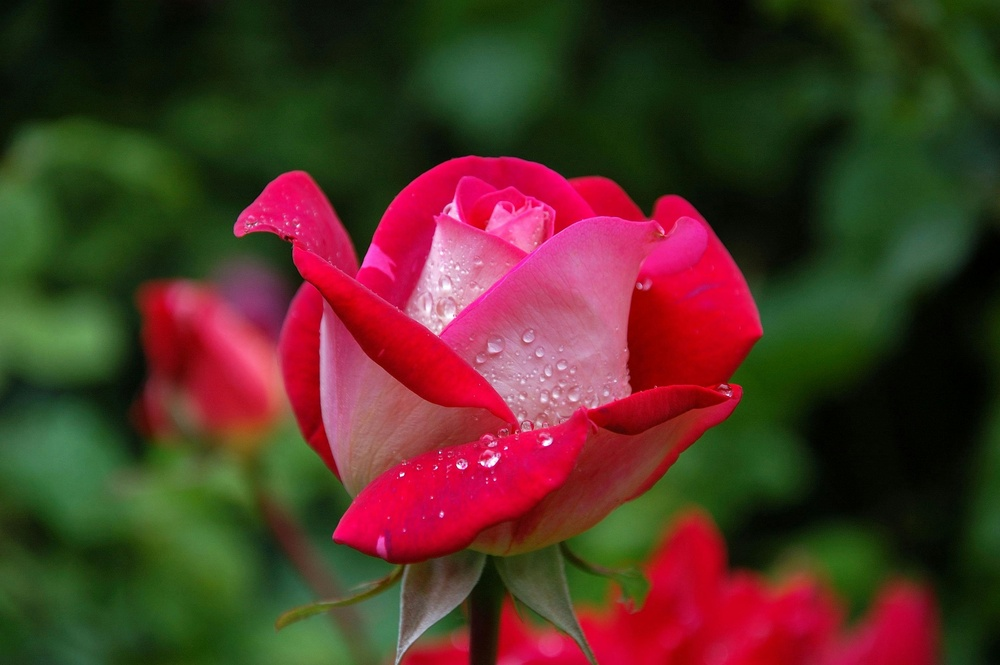
#> input picture week-11/rose.jpg, 1000 x 665 px, shrunk from 3008 x 2000 before the run
$ jupyter execute assignment-week11.ipynb
#> lines starting #> are read from the running program, lines starting #| are printed output that depends on the picture
[cell 1]
import matplotlib.pyplot as plt
import numpy as np
import cv2

[cell 2]
# Load the image
img = cv2.imread('rose.jpg')
#> img is the input picture: shape (665, 1000, 3); mean B, G, R 38.3, 51.3, 81.6
img_rgb = cv2.cvtColor(img, cv2.COLOR_BGR2RGB)

# Convert to grayscale
img_gray = cv2.cvtColor(img, cv2.COLOR_BGR2GRAY)
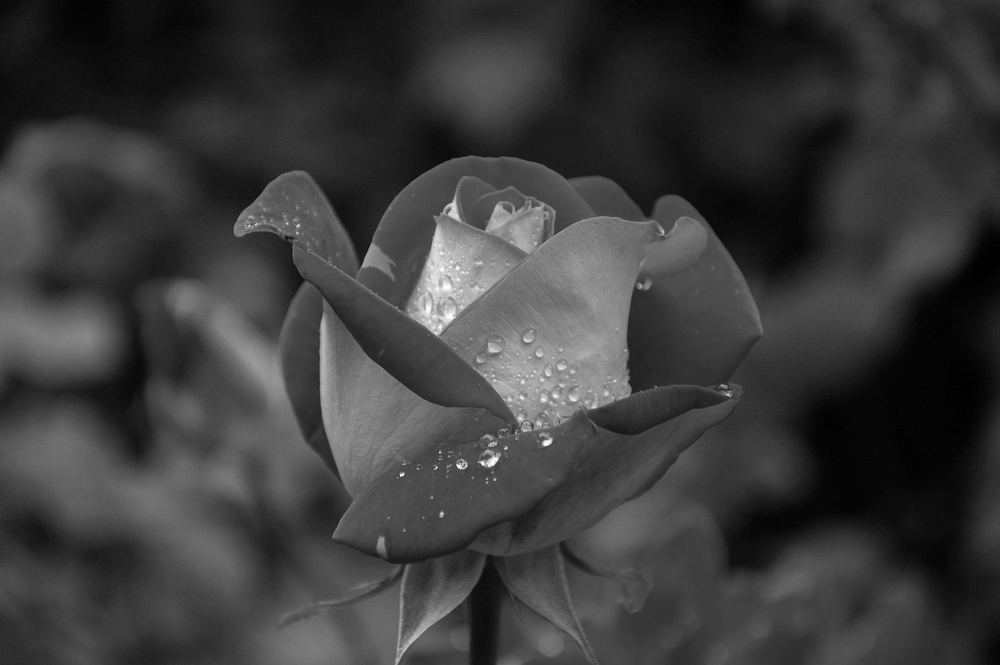
#> img_gray: shape (665, 1000); min 0, max 255, mean 58.9

[cell 3]
# Plot original image
plt.figure(figsize=(12, 8))
plt.subplot(221)
plt.imshow(img_rgb)
plt.title('Original Image')
plt.axis('off')

# Plot grayscale image
plt.subplot(222)
plt.imshow(img_gray, cmap='gray')
plt.title('Grayscale Image')
plt.axis('off')
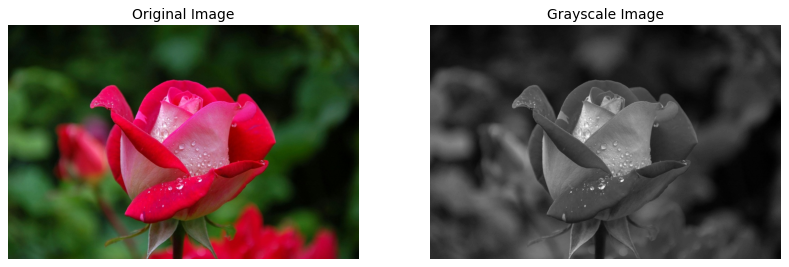
#> figure drawn by matplotlib, 2 panels

[cell 4]
# Plot pixel value distribution for grayscale image
plt.subplot(223)
plt.hist(img_gray.ravel(), bins=256, range=(0, 256), density=True)
plt.title('Pixel Value Distribution (Grayscale)')
plt.xlabel('Pixel Value')
plt.ylabel('Frequency')
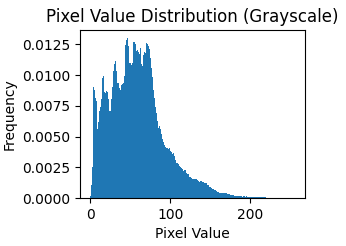
#> figure drawn by matplotlib, 1 panel; tallest bar 0.013 high, from x = 46 to 47

[cell 5]
# Calculate and plot RGB histograms
colors = ('r', 'g', 'b')
plt.subplot(224)
for i, color in enumerate(colors):
    hist = cv2.calcHist([img], [i], None, [256], [0, 256])
    plt.plot(hist, color=color)
    plt.xlim([0, 256])
plt.title('RGB Histograms')
plt.xlabel('Pixel Value')
plt.ylabel('Frequency')

plt.tight_layout()
plt.show()
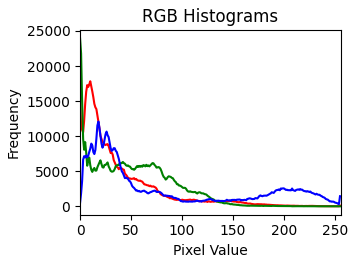
#> figure drawn by matplotlib, 1 panel; curve peaks at x = 10, y = 17825; curve peaks at x = 0, y = 23932; curve peaks at x = 18, y = 12090

[cell 6]
# Additional analysis: Color distribution in 3D space
fig = plt.figure(figsize=(8, 6))
ax = fig.add_subplot(111, projection='3d')

r, g, b = cv2.split(img)
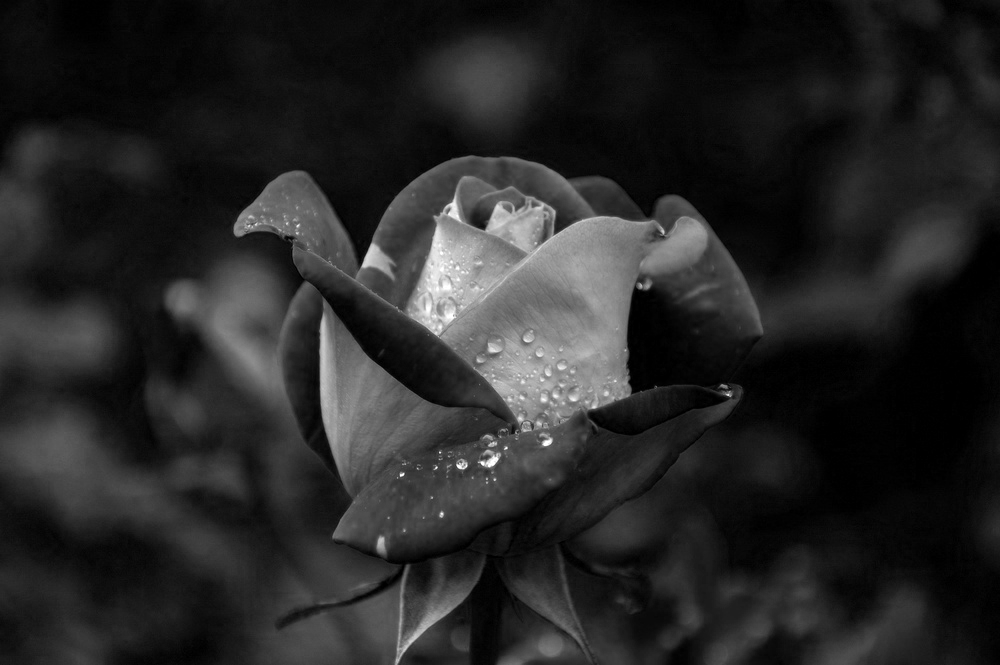
#> r: shape (665, 1000); min 0, max 255, mean 38.3
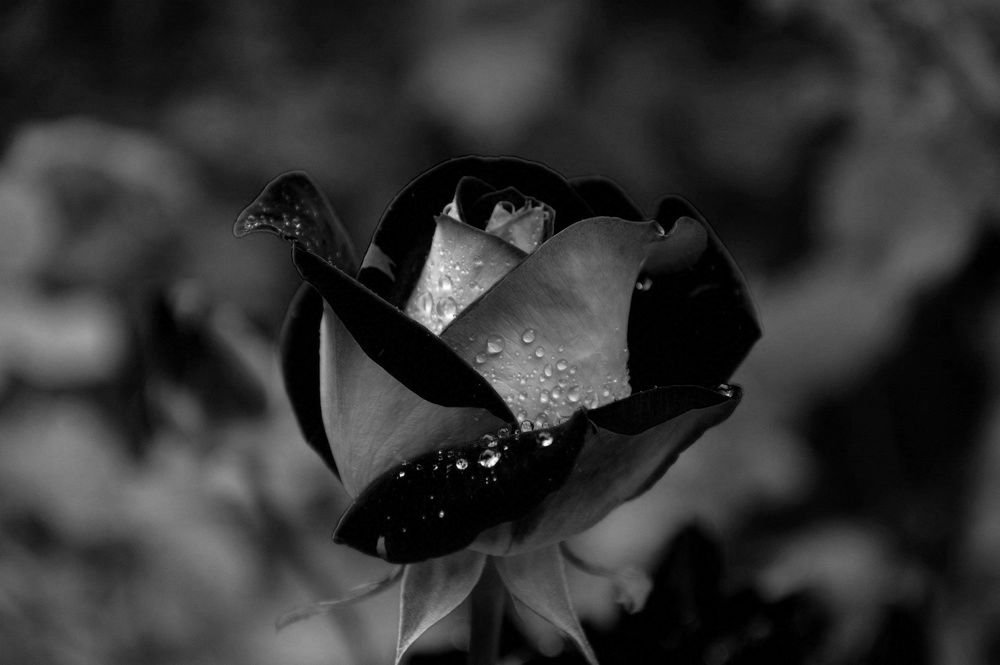
#> g: shape (665, 1000); min 0, max 255, mean 51.3
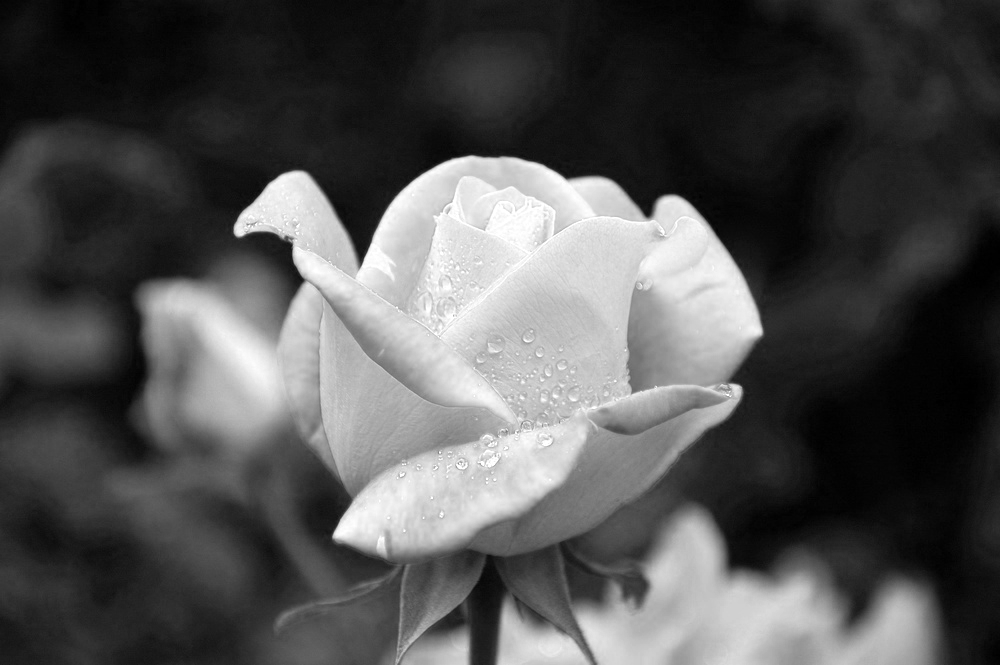
#> b: shape (665, 1000); min 0, max 255, mean 81.6
ax.scatter(r.ravel(), g.ravel(), b.ravel(), c=img_rgb.reshape(-1, 3)/255.0, s=1)
ax.set_xlabel('Red')
ax.set_ylabel('Green')
ax.set_zlabel('Blue')
ax.set_title('3D Color Distribution')

plt.show()
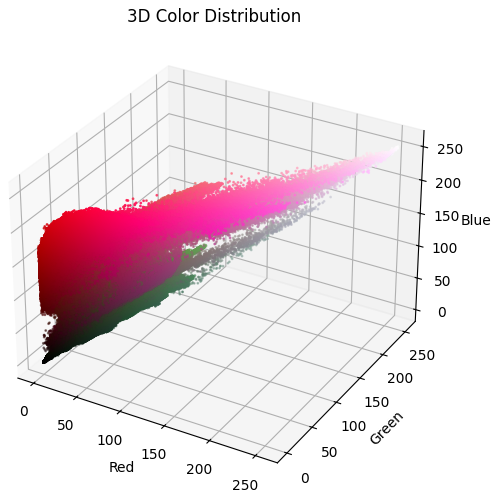
#> figure drawn by matplotlib, 1 panel

[cell 7]
# Calculate and print some statistics
for i, color in enumerate(['Red', 'Green', 'Blue']):
    channel = img[:,:,i]
    print(f"{color} channel:")
    print(f"  Mean: {np.mean(channel):.2f}")
    print(f"  Std Dev: {np.std(channel):.2f}")
    print(f"  Min: {np.min(channel)}")
    print(f"  Max: {np.max(channel)}")
    print()
#> this loop made 3 passes
#|   Mean: 38.27
#|   Std Dev: 39.97
#|   Min: 0
#|   Max: 255
#|   Mean: 51.32
#|   Std Dev: 37.91
#|   Min: 0
#|   Max: 255
#|   Mean: 81.59
#|   Std Dev: 77.51
#> (further printed lines are left out)
